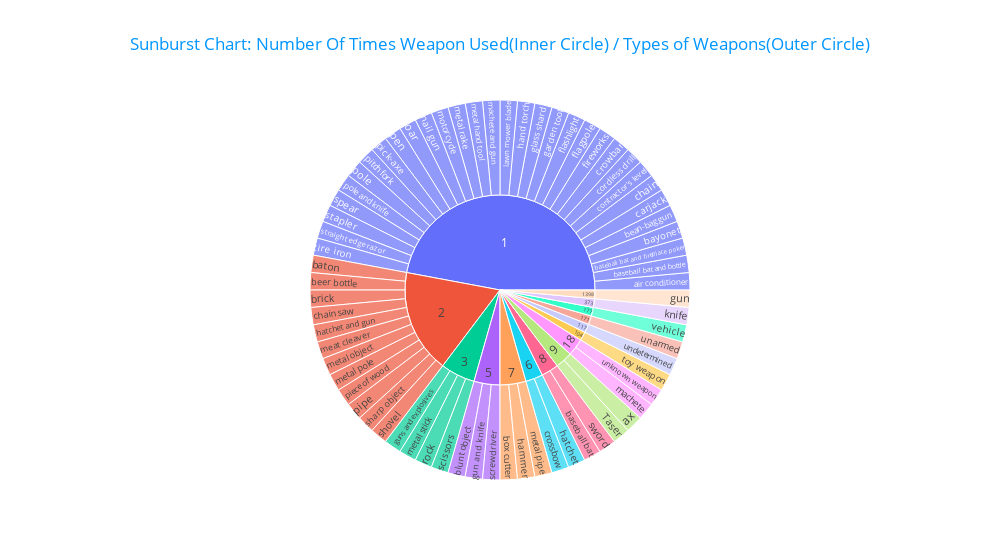

Write notebook code for a chart like this one.
### Code cell
# px.bar(x=weapons['armed'], y=weapons['count'], color=weapons['armed'])
# px.pie(labels=weapons['armed'], values=weapons['count'], names=weapons['armed'])
fig = px.sunburst(weapons, path=['count', 'armed'], title='Sunburst Chart: Number Of Times Weapon Used(Inner Circle) / Types of Weapons(Outer Circle)').update_layout(title_x=0.5, width=1000)
fig['layout']['title']['font'] = dict(color='#0096FF')
fig.show()

### Figure 1 — Plotly figure (JSON) as saved in the notebook; plotly's stock layout.template omitted (floating-point values rounded to 4 significant figures)
{"data": [{"branchvalues": "total", "domain": {"x": [0, 1], "y": [0, 1]}, "hovertemplate": "labels=%{label}<br>countarmedarmed_path_copycount_path_copy=%{value}<br>parent=%{parent}<br>id=%{id}<extra></extra>", "ids": ["9/Taser", "1/air conditioner", "9/ax", "8/baseball bat", "1/baseball bat and bottle", "1/baseball bat and fireplace poker", "2/baton", "1/bayonet", "1/bean-bag gun", "2/beer bottle", "5/blunt object", "7/box cutter", "2/brick", "1/carjack", "1/chain", "2/chain saw", "1/contractor's level", "1/cordless drill", "6/crossbow", "1/crowbar", "1/fireworks", "1/flagpole", "1/flashlight", "1/garden tool", "1/glass shard", "1398/gun", "5/gun and knife", "3/guns and explosives", "7/hammer", "1/hand torch", "6/hatchet", "2/hatchet and gun", "373/knife", "1/lawn mower blade", "18/machete", "1/machete and gun", "2/meat cleaver", "1/metal hand tool", "2/metal object", "7/metal pipe", "2/metal pole", "1/metal rake", "3/metal stick", "1/motorcycle", "1/nail gun", "1/oar", "1/pen", "1/pick-axe", "2/piece of wood", "2/pipe", "1/pitchfork", "1/pole", "1/pole and knife", "3/rock", "3/scissors", "5/screwdriver", "2/sharp object", "2/shovel", "1/spear", "1/stapler", "1/straight edge razor", "8/sword", "1/tire iron", "104/toy weapon", "171/unarmed", "117/undetermined", "18/unknown weapon", "177/vehicle", "1", "2", "3", "5", "6", "7", "8", "9", "18", "104", "117", "171", "177", "373", "1398"], "labels": ["Taser", "air conditioner", "ax", "baseball bat", "baseball bat and bottle", "baseball bat and fireplace poker", "baton", "bayonet", "bean-bag gun", "beer bottle", "blunt object", "box cutter", "brick", "carjack", "chain", "chain saw", "contractor's level", "cordless drill", "crossbow", "crowbar", "fireworks", "flagpole", "flashlight", "garden tool", "glass shard", "gun", "gun and knife", "guns and explosives", "hammer", "hand torch", "hatchet", "hatchet and gun", "knife", "lawn mower blade", "machete", "machete and gun", "meat cleaver", "metal hand tool", "metal object", "metal pipe", "metal pole", "metal rake", "metal stick", "motorcycle", "nail gun", "oar", "pen", "pick-axe", "piece of wood", "pipe", "pitchfork", "pole", "pole and knife", "rock", "scissors", "screwdriver", "sharp object", "shovel", "spear", "stapler", "straight edge razor", "sword", "tire iron", "toy weapon", "unarmed", "undetermined", "unknown weapon", "vehicle", "1", "2", "3", "5", "6", "7", "8", "9", "18", "104", "117", "171", "177", "373", "1398"], "name": "", "parents": ["9", "1", "9", "8", "1", "1", "2", "1", "1", "2", "5", "7", "2", "1", "1", "2", "1", "1", "6", "1", "1", "1", "1", "1", "1", "1398", "5", "3", "7", "1", "6", "2", "373", "1", "18", "1", "2", "1", "2", "7", "2", "1", "3", "1", "1", "1", "1", "1", "2", "2", "1", "1", "1", "3", "3", "5", "2", "2", "1", "1", "1", "8", "1", "104", "171", "117", "18", "177", "", "", "", "", "", "", "", "", "", "", "", "", "", "", ""], "type": "sunburst", "values": [1, 1, 1, 1, 1, 1, 1, 1, 1, 1, 1, 1, 1, 1, 1, 1, 1, 1, 1, 1, 1, 1, 1, 1, 1, 1, 1, 1, 1, 1, 1, 1, 1, 1, 1, 1, 1, 1, 1, 1, 1, 1, 1, 1, 1, 1, 1, 1, 1, 1, 1, 1, 1, 1, 1, 1, 1, 1, 1, 1, 1, 1, 1, 1, 1, 1, 1, 1, 32, 12, 4, 3, 2, 3, 2, 2, 2, 1, 1, 1, 1, 1, 1]}], "layout": {"legend": {"tracegroupgap": 0}, "title": {"font": {"color": "#0096FF"}, "text": "Sunburst Chart: Number Of Times Weapon Used(Inner Circle) / Types of Weapons(Outer Circle)", "x": 0.5}, "width": 1000}}
